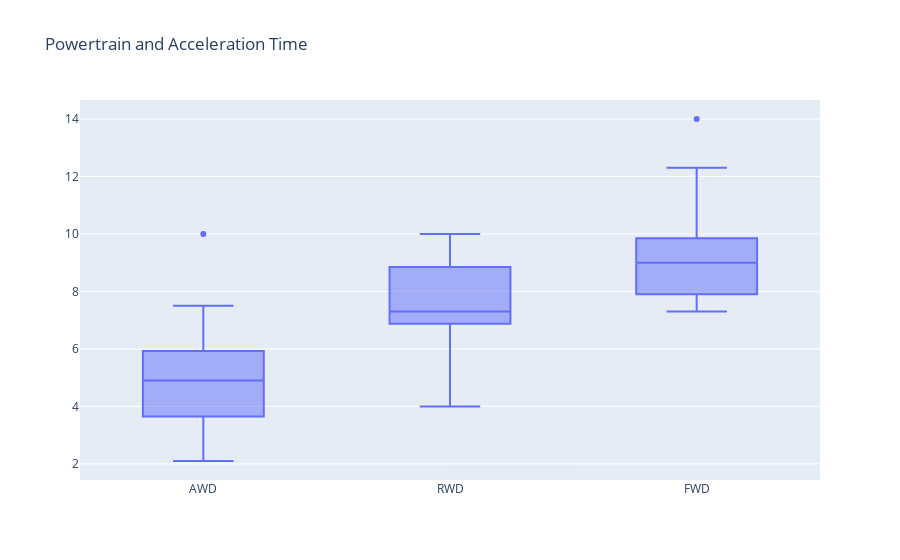

The notebook cell this image was saved under:
### Markdown cell above
## Which powertrain provides the best acceleration

### Code cell
#Creating a graph
fig = go.Figure()

#Adding the values
fig.add_trace(go.Box(x = car_df.PowerTrain, y = car_df.AccelSec))

#Customising the graph
fig.update_layout(title='Powertrain and Acceleration Time')

### Figure 1 — Plotly figure (JSON) as saved in the notebook; plotly's stock layout.template omitted (floating-point values rounded to 4 significant figures)
{"data": [{"type": "box", "x": ["AWD", "RWD", "AWD", "RWD", "RWD", "AWD", "FWD", "FWD", "RWD", "AWD", "AWD", "FWD", "FWD", "RWD", "FWD", "RWD", "AWD", "FWD", "FWD", "FWD", "FWD", "AWD", "RWD", "AWD", "AWD", "RWD", "RWD", "AWD", "RWD", "FWD", "AWD", "FWD", "FWD", "AWD", "FWD", "FWD", "FWD", "RWD", "FWD", "AWD", "AWD", "FWD", "AWD", "FWD", "FWD", "FWD", "FWD", "AWD", "AWD", "FWD", "AWD", "AWD", "FWD", "RWD", "AWD", "RWD", "FWD", "FWD", "AWD", "FWD", "AWD", "FWD", "AWD", "RWD", "AWD", "FWD", "AWD", "AWD", "RWD", "AWD", "AWD", "AWD", "FWD", "FWD", "AWD", "AWD", "AWD", "RWD", "AWD", "RWD", "FWD", "FWD", "RWD", "AWD", "AWD", "RWD", "AWD", "FWD", "AWD", "FWD", "RWD", "FWD", "RWD", "FWD", "AWD", "AWD", "AWD", "AWD"], "y": [4.6, 10, 4.7, 6.8, 9.5, 2.8, 9.6, 8.1, 5.6, 6.3, 5.1, 7.9, 7.9, 4, 9.7, 7.9, 2.8, 11.9, 8.2, 7.3, 8.1, 5.1, 10, 3.5, 3.4, 7.5, 9, 4.9, 7.3, 8.5, 6.8, 7.8, 11.4, 3, 9, 7.3, 7.5, 6.5, 9.5, 5, 3.8, 9.9, 5.7, 12.3, 12.3, 7.9, 7.3, 4, 10, 9, 5.7, 2.1, 8.5, 8.8, 4.6, 8.3, 8.7, 9.7, 2.5, 11.4, 3.7, 7.6, 4.8, 7, 4, 14, 5, 6, 6.9, 7, 3.5, 5.5, 9, 9.8, 6.3, 6, 3.2, 7.3, 2.8, 6.6, 10, 9, 7, 6.8, 6.2, 9, 4.5, 7.9, 5.7, 9, 7.3, 9.9, 7.5, 7.5, 4.5, 5.9, 5.1, 7.5]}], "layout": {"title": {"text": "Powertrain and Acceleration Time"}}}
